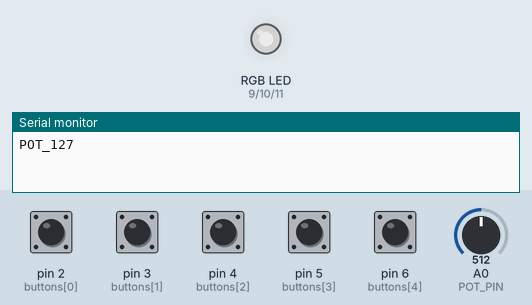
This sketch was run on a simulated Arduino Uno, built with avr-gcc and run on an emulated ATmega328P. Shown: an RGB LED mixed from three pins (HIGH = lit), the last lines printed to the serial monitor. The test bench sets the inputs (shaded band); at power-on: pin 2 (buttons[0]), pin 3 (buttons[1]), pin 4 (buttons[2]), pin 5 (buttons[3]), pin 6 (buttons[4]) HIGH, A0 (POT_PIN) = 512. Dim RGB values are drawn brighter than linear.

Above: at 1.2 s.
1.3 s: A0 (POT_PIN) set to 716
At 2.4 s:
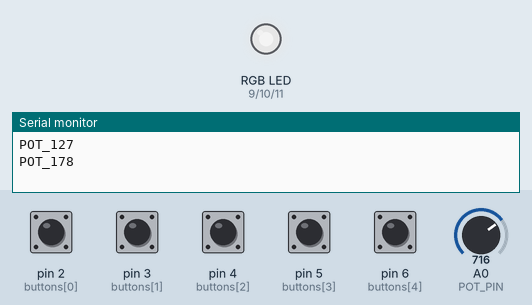
2.8 s: A0 (POT_PIN) set to 900
At 3.8 s:
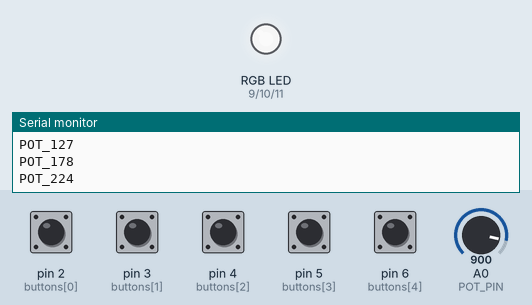
4.3 s: A0 (POT_PIN) set to 122
At 5.1 s:
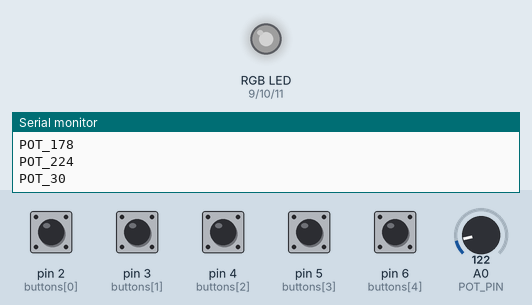
5.8 s: A0 (POT_PIN) set to 0
At 6.4 s:
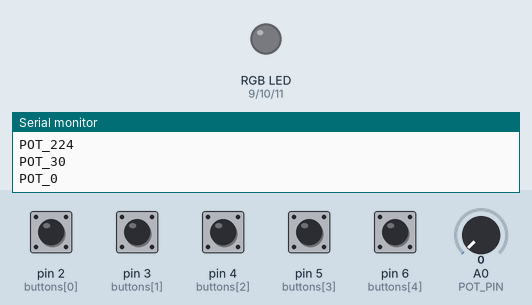
8.9 s: A0 (POT_PIN) set to 511
At 9.2 s:
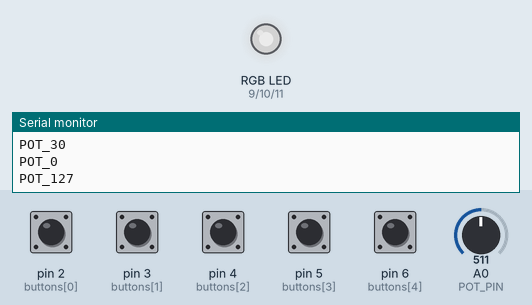
Timing chart, 0 to 11.4 s (numbered marks = the images above; inputs shaded):
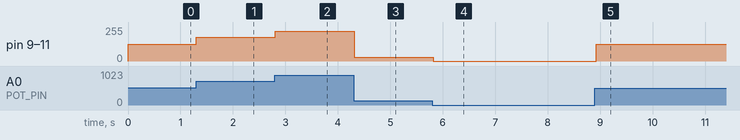

Measured:
- after the input at 1.3 s, pin 9 (RED_PIN), pin 10 (GREEN_PIN), pin 11 (BLUE_PIN): 127/255 → 178/255 at once
- after the input at 2.8 s, pin 9 (RED_PIN), pin 10 (GREEN_PIN), pin 11 (BLUE_PIN): 178/255 → 224/255 at once
- after the input at 4.3 s, pin 9 (RED_PIN), pin 10 (GREEN_PIN), pin 11 (BLUE_PIN): 224/255 → 30/255 at once
- after the input at 5.8 s, pin 9 (RED_PIN), pin 10 (GREEN_PIN), pin 11 (BLUE_PIN): 30/255 → 0/255 at once
- after the input at 8.9 s, pin 9 (RED_PIN), pin 10 (GREEN_PIN), pin 11 (BLUE_PIN): 0/255 → 127/255 at once

The sketch:

main.ino
```cpp
#define RED_PIN 9
#define GREEN_PIN 10
#define BLUE_PIN 11
#define POT_PIN A0

// Button pins
int buttons[] = {2, 3, 4, 5, 6};

// To track button states
bool buttonStates[5] = {false};
int lastPotValue = 0;

void setup() {
  Serial.begin(9600);
  pinMode(RED_PIN, OUTPUT);
  pinMode(GREEN_PIN, OUTPUT);
  pinMode(BLUE_PIN, OUTPUT);

  for (int i = 0; i < 5; i++) {
    pinMode(buttons[i], INPUT_PULLUP);
  }
}

void loop() {
  // Check buttons
  for (int i = 0; i < 5; i++) {
    if (digitalRead(buttons[i]) == LOW && !buttonStates[i]) {
      Serial.print("BUTTON_");
      Serial.println(i + 1);
      buttonStates[i] = true;
    } else if (digitalRead(buttons[i]) == HIGH) {
      buttonStates[i] = false;
    }
  }

  // Check potentiometer
  int potValue = analogRead(POT_PIN);
  if (abs(potValue - lastPotValue) > 10) {
    int brightness = map(potValue, 0, 1023, 0, 255);
    setRGBBrightness(brightness);
    Serial.print("POT_");
    Serial.println(brightness);
    lastPotValue = potValue;
  }

  delay(50);
}

void setRGBBrightness(int brightness) {
  analogWrite(RED_PIN, brightness);
  analogWrite(GREEN_PIN, brightness);
  analogWrite(BLUE_PIN, brightness);
}
```
